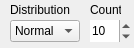
<?xml version="1.0" encoding="UTF-8"?>
<ui version="4.0">
 <class>DrawingToolbarContext1</class>
 <widget class="QWidget" name="DrawingToolbarContext1">
  <property name="geometry">
   <rect>
    <x>0</x>
    <y>0</y>
    <width>134</width>
    <height>48</height>
   </rect>
  </property>
  <property name="windowTitle">
   <string>Drawing Toolbar</string>
  </property>
  <widget class="QComboBox" name="randCombo">
   <property name="geometry">
    <rect>
     <x>10</x>
     <y>20</y>
     <width>70</width>
     <height>22</height>
    </rect>
   </property>
   <property name="font">
    <font>
     <pointsize>9</pointsize>
    </font>
   </property>
   <property name="currentIndex">
    <number>1</number>
   </property>
   <item>
    <property name="text">
     <string>Uniform</string>
    </property>
   </item>
   <item>
    <property name="text">
     <string>Normal</string>
    </property>
   </item>
  </widget>
  <widget class="QLabel" name="label_6">
   <property name="geometry">
    <rect>
     <x>90</x>
     <y>0</y>
     <width>31</width>
     <height>20</height>
    </rect>
   </property>
   <property name="font">
    <font>
     <pointsize>9</pointsize>
    </font>
   </property>
   <property name="text">
    <string>Count</string>
   </property>
  </widget>
  <widget class="QSpinBox" name="spinCount">
   <property name="geometry">
    <rect>
     <x>90</x>
     <y>20</y>
     <width>41</width>
     <height>22</height>
    </rect>
   </property>
   <property name="font">
    <font>
     <pointsize>9</pointsize>
    </font>
   </property>
   <property name="frame">
    <bool>false</bool>
   </property>
   <property name="minimum">
    <number>1</number>
   </property>
   <property name="maximum">
    <number>999</number>
   </property>
   <property name="value">
    <number>10</number>
   </property>
  </widget>
  <widget class="QLabel" name="label">
   <property name="geometry">
    <rect>
     <x>10</x>
     <y>0</y>
     <width>61</width>
     <height>20</height>
    </rect>
   </property>
   <property name="font">
    <font>
     <pointsize>9</pointsize>
    </font>
   </property>
   <property name="text">
    <string>Distribution</string>
   </property>
  </widget>
 </widget>
 <resources/>
 <connections/>
</ui>
